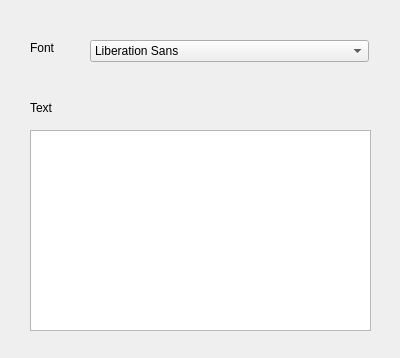
<?xml version="1.0" encoding="UTF-8"?>
<ui version="4.0">
 <class>Dialog</class>
 <widget class="QDialog" name="Dialog">
  <property name="geometry">
   <rect>
    <x>0</x>
    <y>0</y>
    <width>400</width>
    <height>358</height>
   </rect>
  </property>
  <property name="windowTitle">
   <string>Dialog</string>
  </property>
  <widget class="QLabel" name="label">
   <property name="geometry">
    <rect>
     <x>30</x>
     <y>40</y>
     <width>41</width>
     <height>16</height>
    </rect>
   </property>
   <property name="text">
    <string>Font</string>
   </property>
  </widget>
  <widget class="QLabel" name="label_2">
   <property name="geometry">
    <rect>
     <x>30</x>
     <y>100</y>
     <width>72</width>
     <height>15</height>
    </rect>
   </property>
   <property name="text">
    <string>Text</string>
   </property>
  </widget>
  <widget class="QFontComboBox" name="fontComboBox">
   <property name="geometry">
    <rect>
     <x>90</x>
     <y>40</y>
     <width>279</width>
     <height>22</height>
    </rect>
   </property>
   <property name="editable">
    <bool>false</bool>
   </property>
  </widget>
  <widget class="QTextEdit" name="textEdit">
   <property name="geometry">
    <rect>
     <x>30</x>
     <y>130</y>
     <width>341</width>
     <height>201</height>
    </rect>
   </property>
   <property name="html">
    <string>&lt;!DOCTYPE HTML PUBLIC &quot;-//W3C//DTD HTML 4.0//EN&quot; &quot;http://www.w3.org/TR/REC-html40/strict.dtd&quot;&gt;
&lt;html&gt;&lt;head&gt;&lt;meta name=&quot;qrichtext&quot; content=&quot;1&quot; /&gt;&lt;style type=&quot;text/css&quot;&gt;
p, li { white-space: pre-wrap; }
&lt;/style&gt;&lt;/head&gt;&lt;body style=&quot; font-family:'SimSun'; font-size:9pt; font-weight:400; font-style:normal;&quot;&gt;
&lt;p style=&quot;-qt-paragraph-type:empty; margin-top:0px; margin-bottom:0px; margin-left:0px; margin-right:0px; -qt-block-indent:0; text-indent:0px;&quot;&gt;&lt;br /&gt;&lt;/p&gt;&lt;/body&gt;&lt;/html&gt;</string>
   </property>
  </widget>
 </widget>
 <resources/>
 <connections/>
</ui>
